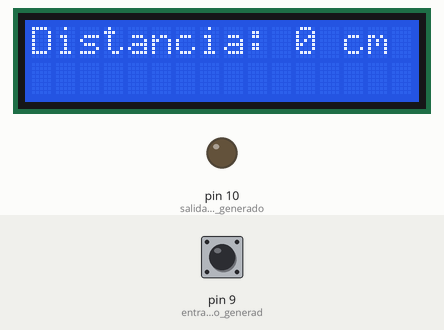
Simulated run of this sketch. Board: Arduino Uno, built with avr-gcc and run on an emulated ATmega328P. Parts: 16×2 character LCD, output pins drawn as LEDs (lit = HIGH). Inputs (shaded band) come from the test bench; at power-on: pin 9 (entrada_del_pulso_generad) LOW. What the sketch prints to the serial monitor is not drawn.

Above: at 0.1 s.
At 0.6 s:
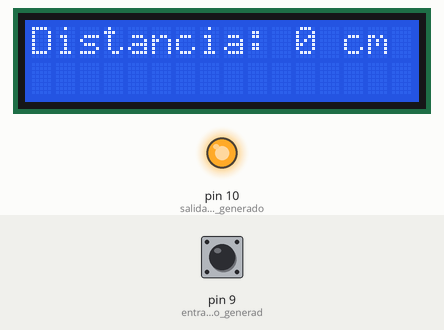
Timing chart, 0 to 2.1 s (numbered marks = the images above):
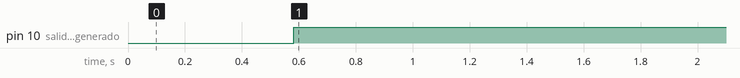

The sketch:

medidor_de_distancia.ino
```cpp
#include <LiquidCrystal_I2C.h> // Debe descargar la Libreria que controla el I2C
#include<Wire.h>

LiquidCrystal_I2C lcd(0x27,16,2);
long dis;
long tiem;
int led1 = 11;
void setup( ){
Serial.begin(9600);
pinMode(10, OUTPUT); //salida del pulso generado por el sensor ultrasónico
pinMode(9, INPUT);//entrada del pulso generado por el sensor ultrasónico
pinMode(11, INPUT);//alarma de la distancia(encenderá el led)

}
void loop(){
lcd.init();
lcd.backlight();
lcd.clear();
lcd.setCursor(0,0);
lcd.print("Distancia: ");
lcd.print(dis);
lcd.print(" ");
lcd.print("cm");
delay(500);

digitalWrite(10,LOW);//recibimiento del pulso.
delayMicroseconds(5);
digitalWrite(10, HIGH);//envió del pulso.
delayMicroseconds(10);
tiem=pulseIn(9, HIGH);//fórmula para medir el pulso entrante.
dis= long(0.017*tiem);//fórmula para calcular la distancia del sensor ultrasónico.
if(dis>10){ //comparativo para la alarma se ingresa la distancia en la que encenderá o apagara.
digitalWrite(11, HIGH);
}
else
{
digitalWrite(11,LOW);
}
Serial.println("LA DISTANCIA MEDIDA ES:");
Serial.println(dis);
Serial.println("cm");
delay(500);
}
```

Measured:
- by itself, pin 10 (salida_del_pulso_generado): LOW → HIGH at 0.58 s
